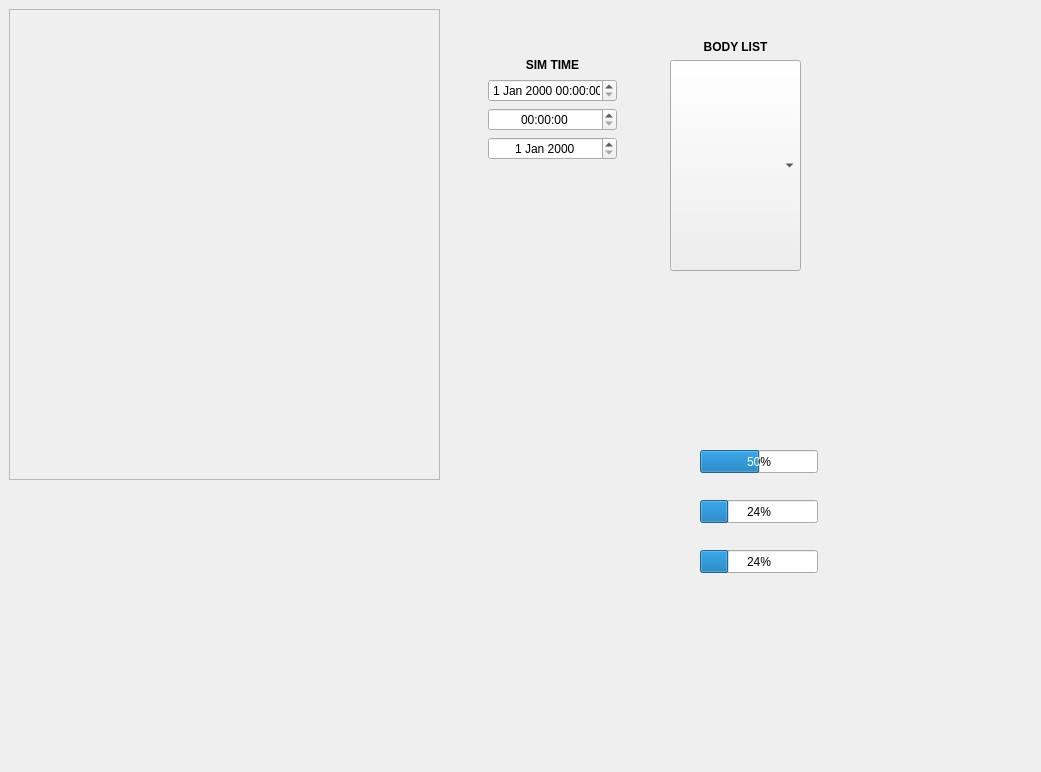
<?xml version="1.0" encoding="UTF-8"?>
<ui version="4.0">
 <class>SNS_Form</class>
 <widget class="QWidget" name="SNS_Form">
  <property name="geometry">
   <rect>
    <x>0</x>
    <y>0</y>
    <width>1041</width>
    <height>772</height>
   </rect>
  </property>
  <property name="windowTitle">
   <string>Form</string>
  </property>
  <widget class="QFrame" name="frame">
   <property name="enabled">
    <bool>true</bool>
   </property>
   <property name="geometry">
    <rect>
     <x>9</x>
     <y>9</y>
     <width>431</width>
     <height>471</height>
    </rect>
   </property>
   <property name="frameShape">
    <enum>QFrame::StyledPanel</enum>
   </property>
   <property name="frameShadow">
    <enum>QFrame::Sunken</enum>
   </property>
   <widget class="QWidget" name="gridLayoutWidget">
    <property name="geometry">
     <rect>
      <x>10</x>
      <y>10</y>
      <width>411</width>
      <height>451</height>
     </rect>
    </property>
    <layout class="QGridLayout" name="gridLayout">
     <property name="sizeConstraint">
      <enum>QLayout::SetNoConstraint</enum>
     </property>
    </layout>
   </widget>
  </widget>
  <widget class="QProgressBar" name="progressBar">
   <property name="geometry">
    <rect>
     <x>700</x>
     <y>450</y>
     <width>118</width>
     <height>23</height>
    </rect>
   </property>
   <property name="minimum">
    <number>-100</number>
   </property>
   <property name="maximum">
    <number>100</number>
   </property>
   <property name="value">
    <number>0</number>
   </property>
  </widget>
  <widget class="QProgressBar" name="progressBar_2">
   <property name="geometry">
    <rect>
     <x>700</x>
     <y>500</y>
     <width>118</width>
     <height>23</height>
    </rect>
   </property>
   <property name="value">
    <number>24</number>
   </property>
  </widget>
  <widget class="QProgressBar" name="progressBar_3">
   <property name="geometry">
    <rect>
     <x>700</x>
     <y>550</y>
     <width>118</width>
     <height>23</height>
    </rect>
   </property>
   <property name="value">
    <number>24</number>
   </property>
  </widget>
  <widget class="QWidget" name="">
   <property name="geometry">
    <rect>
     <x>481</x>
     <y>50</y>
     <width>143</width>
     <height>117</height>
    </rect>
   </property>
   <layout class="QVBoxLayout" name="verticalLayout" stretch="1,2,1,1">
    <property name="leftMargin">
     <number>7</number>
    </property>
    <property name="topMargin">
     <number>7</number>
    </property>
    <property name="rightMargin">
     <number>7</number>
    </property>
    <property name="bottomMargin">
     <number>7</number>
    </property>
    <item>
     <widget class="QLabel" name="label">
      <property name="font">
       <font>
        <weight>75</weight>
        <bold>true</bold>
       </font>
      </property>
      <property name="text">
       <string>SIM TIME</string>
      </property>
      <property name="alignment">
       <set>Qt::AlignCenter</set>
      </property>
     </widget>
    </item>
    <item>
     <widget class="QDateTimeEdit" name="dateTimeEdit">
      <property name="alignment">
       <set>Qt::AlignCenter</set>
      </property>
      <property name="showGroupSeparator" stdset="0">
       <bool>false</bool>
      </property>
     </widget>
    </item>
    <item>
     <widget class="QTimeEdit" name="timeEdit">
      <property name="alignment">
       <set>Qt::AlignCenter</set>
      </property>
      <property name="showGroupSeparator" stdset="0">
       <bool>false</bool>
      </property>
     </widget>
    </item>
    <item>
     <widget class="QDateEdit" name="dateEdit">
      <property name="alignment">
       <set>Qt::AlignCenter</set>
      </property>
      <property name="showGroupSeparator" stdset="0">
       <bool>false</bool>
      </property>
     </widget>
    </item>
   </layout>
  </widget>
  <widget class="QWidget" name="">
   <property name="geometry">
    <rect>
     <x>670</x>
     <y>40</y>
     <width>131</width>
     <height>231</height>
    </rect>
   </property>
   <layout class="QVBoxLayout" name="verticalLayout_2">
    <item>
     <widget class="QLabel" name="label_2">
      <property name="sizePolicy">
       <sizepolicy hsizetype="Preferred" vsizetype="Minimum">
        <horstretch>0</horstretch>
        <verstretch>0</verstretch>
       </sizepolicy>
      </property>
      <property name="font">
       <font>
        <weight>75</weight>
        <bold>true</bold>
       </font>
      </property>
      <property name="text">
       <string>BODY LIST</string>
      </property>
      <property name="alignment">
       <set>Qt::AlignCenter</set>
      </property>
     </widget>
    </item>
    <item>
     <widget class="QComboBox" name="comboBox">
      <property name="sizePolicy">
       <sizepolicy hsizetype="Preferred" vsizetype="Expanding">
        <horstretch>0</horstretch>
        <verstretch>0</verstretch>
       </sizepolicy>
      </property>
     </widget>
    </item>
   </layout>
  </widget>
 </widget>
 <resources/>
 <connections/>
</ui>
